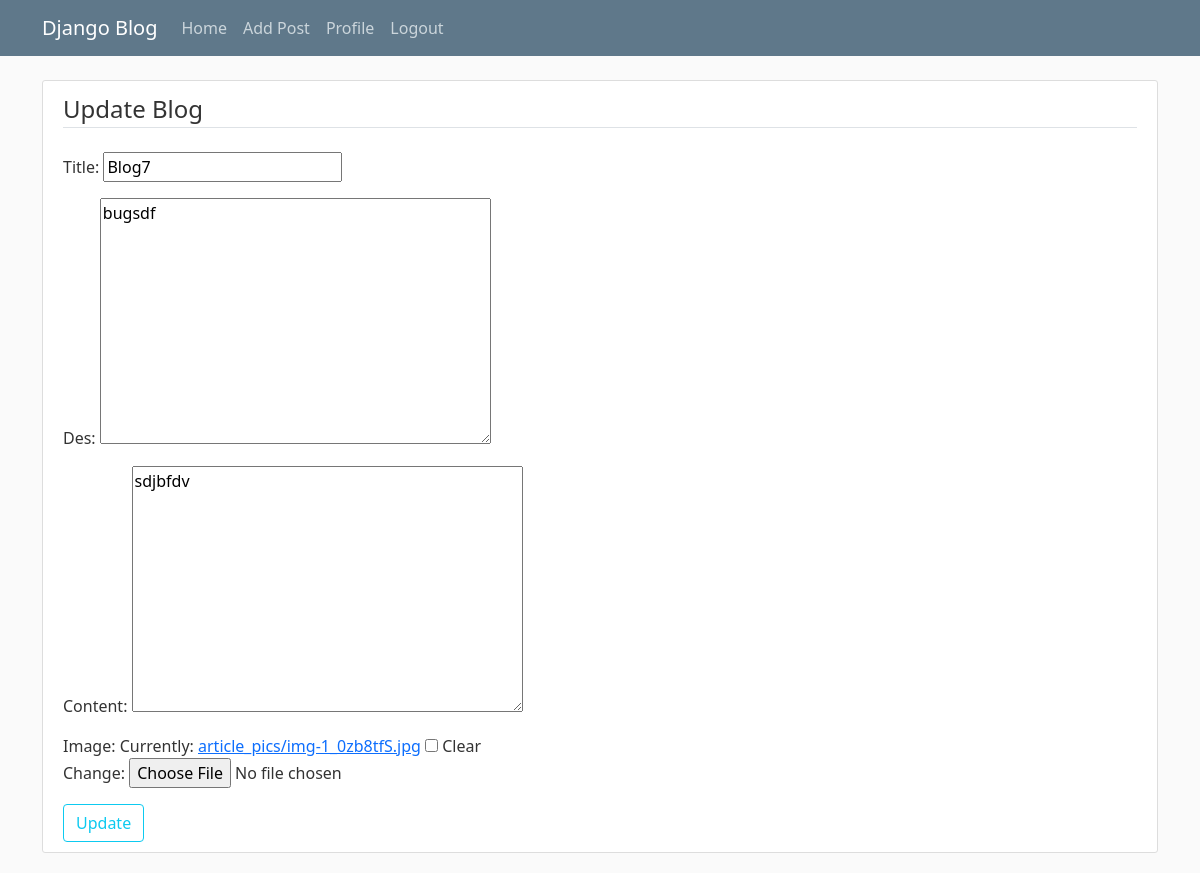
Page /blog/20/update/ (signed in) on the committed database.
### blog/models.py (models this page shows, shortened)
class SoftDelete(models.Model):
    is_deleted = models.BooleanField(default=False)
    objects = SoftDeleteManager()
    all_objects = models.Manager()
    class Meta:
        abstract = True

class Blog(SoftDelete):
    title = models.CharField(max_length=100)
    des = models.TextField()
    content = models.TextField()
    date_blog = models.DateTimeField(default=timezone.now)
    author = models.ForeignKey(settings.AUTH_USER_MODEL, on_delete=models.CASCADE, related_name='blogs')
    image = models.ImageField(null=True, blank=True, upload_to='article_pics')

### blog/views.py (the view, shortened to what this page needs)
# urls.py: path('blog/<int:pk>/update/', PostUpdateView.as_view(), name='blog-update'),
class PostUpdateView(LoginRequiredMixin, UserPassesTestMixin, UpdateView):
    model = Blog
    fields = ['title', 'des', 'content', 'image']
    template_name = 'blog_form.html'
    def test_func(self):
        blog = self.get_object()
        if self.request.user == blog.author:
            return True
        else:
            return False
    def get_context_data(self, **kwargs):
        context = super().get_context_data(**kwargs)
        context['request'] = self.request
        return context

### blog/models.py (called while the page is built)
    def get_queryset(self):
        return super().get_queryset().filter(is_deleted=False)

### blog/templates/blog_form.html (shortened to what this page needs)
{% extends 'base.html' %}
{% block content %}
    <div class="content-section">
        <form method="POST" enctype="multipart/form-data">
            <fieldset class="form-group">
                {% if 'update' in request.resolver_match.url_name %}
                    <legend class="border-bottom mb-4">Update Blog</legend>
                {% else %}
                    <legend class="border-bottom mb-4">Creat Blog</legend>
                {% endif %}
                {{ form.as_p }}
            </fieldset>
            <div class="form-group">
                {% if 'update' in request.resolver_match.url_name %}
                    <button class="btn btn-outline-info" type="submit">Update</button>
                {% else %}
                    <button class="btn btn-outline-info" type="submit">Creat</button>
                {% endif %}
            </div>
        </form>
    </div>
{% endblock %}

### static/blog/main.css (style rules this page uses)
body { background: #fafafa; color: #333333; margin-top: 5rem; }
.content-section { background: #ffffff; padding: 10px 20px; border: 1px solid #dddddd; border-radius: 3px; margin-bottom: 20px; }

### rows in the picture
Blog: title "Blog7", des "bugsdf", content "sdjbfdv"
